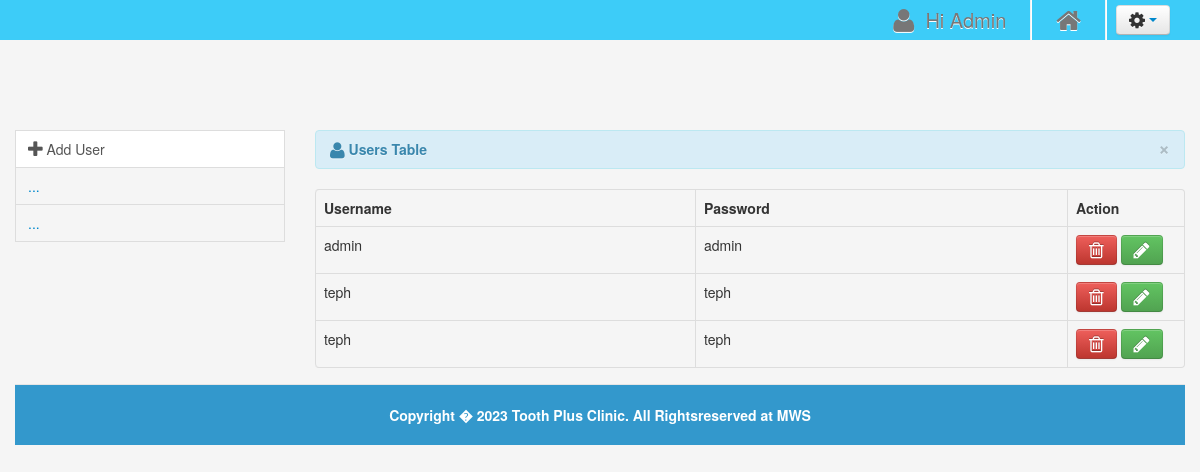
Screenshot of /admin/users.php (signed in) with the database file from the repository.
### tables this page shows
CREATE TABLE IF NOT EXISTS `users` (
  `user_id` int(11) NOT NULL AUTO_INCREMENT,
  `username` varchar(100) NOT NULL,
  `password` varchar(100) NOT NULL,
  PRIMARY KEY (`user_id`)
);

### admin/users.php (the view, shortened to what this page needs)
<?php include('header.php'); ?>
<?php include('navbar_dasboard.php'); ?>
    <div class="container">
		<div class="margin-top">
			<div class="row">
			<div class="span3">
										<ul class="nav nav-tabs nav-stacked">
											<li class="active">
											<a href="#"><i class="icon-plus icon-large"></i>&nbsp;Add User</a>
											</li>
											<li><a href="#">...</a></li>
											<li><a href="#">...</a></li>
										</ul>
			</div>
			<div class="span9">
                            <table cellpadding="0" cellspacing="0" border="0" class="table  table-bordered" id="example">
                                <div class="alert alert-info">
                                    <button type="button" class="close" data-dismiss="alert">&times;</button>
                                    <strong><i class="icon-user icon-large"></i>&nbsp;Users Table</strong>
                                </div>
                                <thead>
                                    <tr>
                                        <th>Username</th>
                                        <th>Password</th>
                                        <th>Action</th>
                                    </tr>
                                </thead>
                                <tbody>
                                  <?php $user_query=mysqli_query($conn,"select * from users")or die(mysqli_error($conn));
									while($row=mysqli_fetch_array($user_query)){
									$id=$row['user_id']; ?>
									 <tr class="del<?php echo $id ?>">
                                    <td><?php echo $row['username']; ?></td>
                                    <td><?php echo $row['password']; ?></td>
                                    <td width="100">
                                        <a rel="tooltip"  title="Delete" id="<?php echo $id; ?>" class="btn btn-danger"><i class="icon-trash icon-large"></i></a>
                                        <a rel="tooltip"  title="Edit" id="e<?php echo $id; ?>" href="#course_id<?php echo $id; ?>" data-toggle="modal" class="btn btn-success"><i class="icon-pencil icon-large"></i></a>
                                    </td>
                                    </tr>
									<?php } ?>
                                </tbody>
                            </table>
			</div>
			</div>
		</div>
    </div>
<?php include('footer.php') ?>

### css/docs.css (style rules this page uses)
.margin-top { margin-top:70px; }
body { background:#f5f5f5; position: relative; }

### rows the page displays
users: username "admin", password "admin"
users: username "teph", password "teph"
users: username "teph", password "teph"
